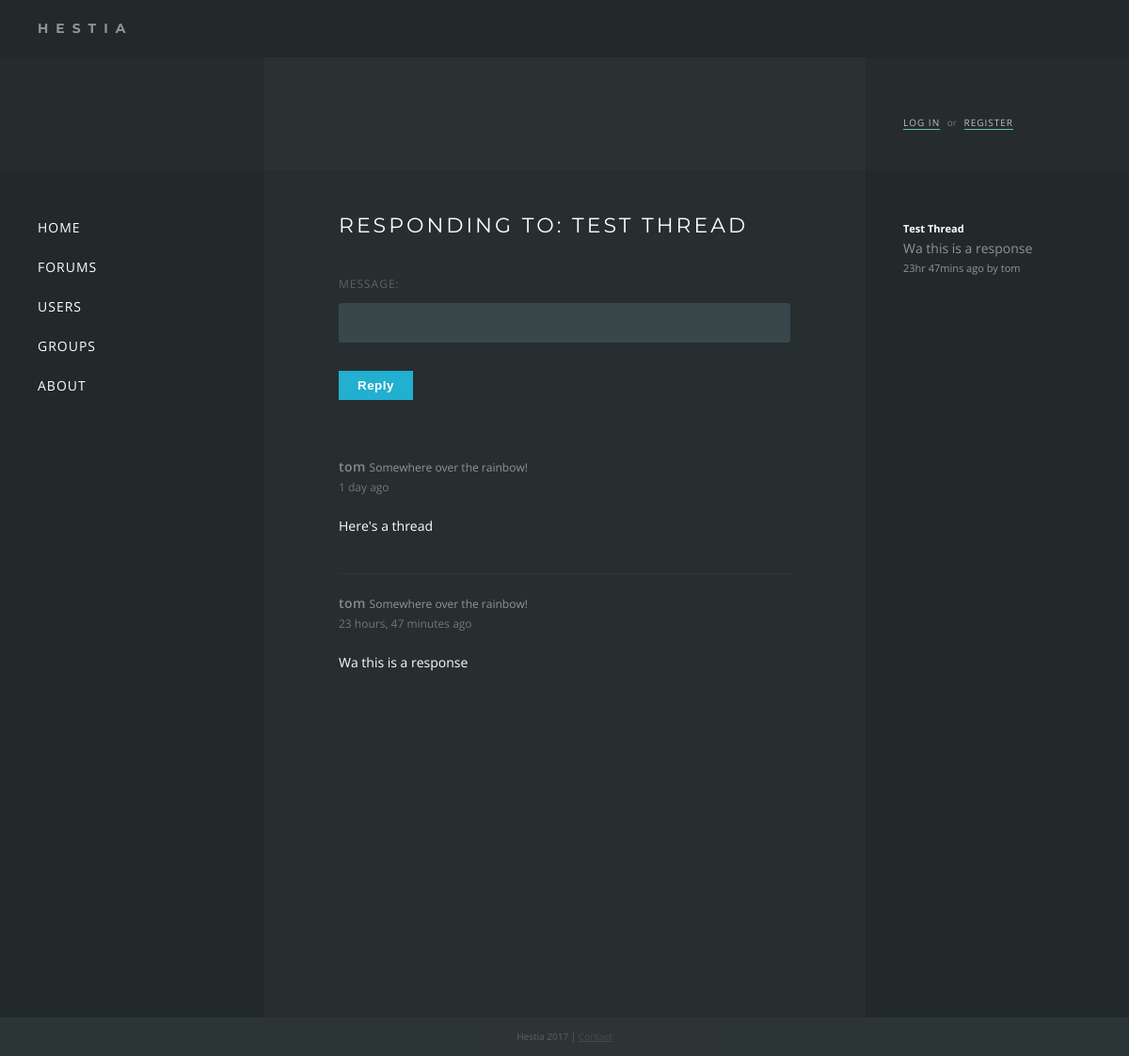
The page /forums/14/respond/ on the database as committed earlier.
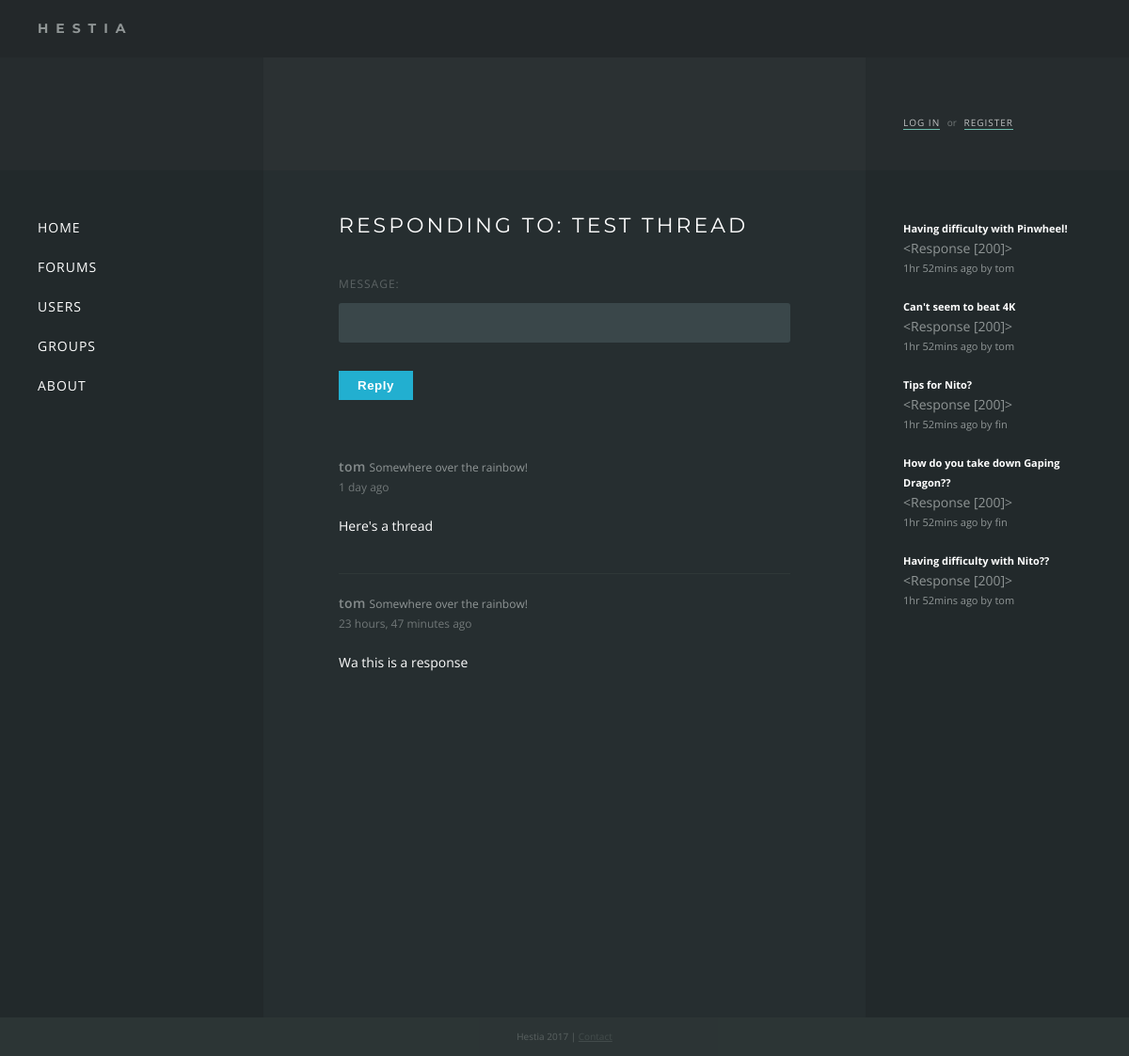
The same page on the database as committed later.
### forums/models.py (models this page shows, shortened)
class Thread(models.Model):
    title = models.CharField(max_length=200)
    message = models.CharField(max_length=200)
    posted = models.DateTimeField('date posted')
    poster = models.ForeignKey(settings.AUTH_USER_MODEL, null=True)
    def was_posted_recently(self):
    	now = timezone.now()
    	return now - datetime.timedelta(days=1) <= self.posted <= now
    was_posted_recently.posted  = True
    was_posted_recently.boolean = True
    was_posted_recently.short_description = 'Published recently?'

class Response(models.Model):
    thread = models.ForeignKey(Thread, on_delete=models.CASCADE)
    poster = models.ForeignKey(settings.AUTH_USER_MODEL)
    message = models.CharField(max_length=200)
    posted = models.DateTimeField('date posted')

### users/models.py (models this page shows, shortened)
class Profile(models.Model):
    user = models.OneToOneField(User)
    location = models.CharField(max_length=140, blank=True)
    description = models.CharField(max_length=255, blank=True)
    icon = models.ImageField(upload_to='static/icons', default='static/icons/aurora.png')

### forums/views.py (the view)
# urls.py: url(r'^(?P<thread_id>[0-9]+)/respond/$', views.respond, name='respond'),
def respond(request, thread_id):
    thread = get_object_or_404(Thread, pk=thread_id)
    if request.method == "POST":
        form = ResponseForm(request.POST, request.FILES)
        if form.is_valid():
            if request.user.is_authenticated():
                user = request.user
            response = thread.response_set.create(message = request.POST.get('message'), posted = datetime.now(), poster = user)
            response.save()
            return HttpResponseRedirect('/forums/' + thread_id)
        else:
            return render(request, 'forums/respond.html', {'thread':thread, 'form': form})
    else:
        form = ResponseForm()
        return render(request, 'forums/respond.html', {'thread':thread, 'form': form})

### forums/forms.py
class ResponseForm(forms.Form):
    message = forms.CharField(min_length=10)

### forums/templates/forums/respond.html (shortened to what this page needs)
{% extends "base.html" %}
{% block content %}
<div class="thread">
	<h1>{% block title %}Responding to: {{ thread.title }}{% endblock %}</h1>
	<div class="respond">
		<form action="/forums/{{ thread.id }}/respond/" method="post" novalidate>
		{{ form }}
		<button type="submit" class="button button-primary">Reply</button>
		</form>
	</div>
	<div class="first">
		<div class="poster">
			<div class="name">{{ thread.poster }}</div>
			<div class="location">{{ thread.poster.profile.location }}</div>
		</div>
		<div class="time">{{ thread.posted|timesince }} ago</div>
		<div class="post">{{ thread.message }}</div>
	</div>
	<div class="responses">
		{% for response in thread.response_set.all %}
		<div class="response">
			<div class="poster">
				<div class="name">{{ response.poster }}</div>
				<div class="location">{{ response.poster.profile.location }}</div>
			</div>
			<div class="time">{{ response.posted|timesince }} ago</div>
			<div class="post">{{ response.message }}</div>
		</div>
		{% endfor %}
	</div>
</div>
{% endblock %}

### templates/base.html (shortened to what this page needs)
{% load static %}
{% load timesinceshort %}
<!DOCTYPE html>
<html>
<head>
	<link rel="stylesheet" type="text/css" href="{% static 'forums/style.css' %}" />
</head>
<body>
<div class="wrapper">
	<div class="header"><div class="title">Hestia</div></div>
	<div class="hero">
		<div class="box sidebar">
		</div>
		<div class="box content">
		</div>
		<div class="box sidebar auth">
		{% if user.is_authenticated %}
			<div class="name">Hello, <a href="/users/profile/{{ user.username }}">{{ user.username }}</a></div>
			<a href="/users/logout">Log out</a>
		{% else %}
			<a href="/users/login">Log in</a> <span>or</span> <a href="/users/register">Register</a>
		{% endif %}
		</div>
	</div>
	<div class="main">
		<div class="box sidebar">
			<nav>
			<ul>
			<li><a href="/">Home</a></li>
			<li><a href="/forums">Forums</a></li>
			<li><a href="/users">Users</a></li>
			<li><a href="/groups">Groups</a></li>
			<li><a href="/about">About</a></li>
			</ul>
			</nav>
		</div>
		<div class="box content">
			{% block content %}{% endblock %}
		</div>
		<div class="box sidebar">
			<div class="recent-responses">
				{% for recent_response in request.recent_responses %}
				<div class="response">
					<a href="/forums/{{ recent_response.thread.id }}">
						<div class="text-small"><b>{{ recent_response.thread.title }}</b></div>
						{{ recent_response.message|truncatechars:43 }}
						<div class="text-small">{{ recent_response.posted|timesinceshort }} ago by {{ recent_response.poster.username }}</div>
					</a>
				</div>
				{% endfor %}
			</div>
		</div>
	</div>
	<div class="footer">Hestia 2017 | <a href="">Contact</a></div>
</div>
</body>
</html>

### forums/static/forums/style.css (style rules this page uses)
* { margin:0; padding:0; }
html, body { height: 100%; }
body { font-family: 'Open Sans', sans-serif; background: #2F3838; color: #909696; font-size: 14px; line-height: 1.5em; }
a { color: #909696; }
h1 { color: #FFF; font-family: 'Montserrat', sans-serif; font-size: 22px; text-transform: uppercase; letter-spacing: 3px; font-weight: normal; margin-bottom: 40px; }
li { list-style-type: none; line-height: 1.7em; }
.text-small { font-size: 11px; }
.wrapper { display: table; width: 100%; }
.header { font-family: 'Montserrat', sans-serif; display: table-row; height: 1px; background: #23282A; }
.header .title { padding: 20px; padding-left: 40px; text-transform: uppercase; letter-spacing: 8px; font-weight: bold; }
.main { height: 100%; min-height: 900px; display: table; width: 100%; background: #262E30; }
.main .sidebar { width: 200px; background: #22292B; }
.hero { height: 120px; display: table; width: 100%; background: #2B3133; }
.hero .sidebar { width: 200px; background: rgba(34, 41, 43, 0.5); }
.box { display: table-cell; padding: 40px; }
.content { padding: 40px 80px; }
nav li { font-size: 14px; list-style-type: none; line-height: 3em; text-transform: uppercase; letter-spacing: 1px; }
nav li a { text-decoration: none; color: #FFF; padding: 1px 0; }
.auth { vertical-align: bottom; font-size: 10px; }
.auth span { opacity: 0.7; padding: 0 5px; }
.auth > a { text-decoration: none; text-transform: uppercase; color: #FFF; border-bottom: 1px solid #8CFEE6; letter-spacing: 1px; opacity: 0.7; }
input, textarea { width: 100%; display: block; background: rgb(58, 71, 74); border: none; color: #FFF; padding: 10px 15px; font-size: 16px; font-family: inherit; margin: 10px 0; box-sizing: border-box; border-radius: 3px; }
.button-primary { background: #22afd0; padding: 8px 20px; border: 0; color: #FFF; font-weight: bold; letter-spacing: 0.5px; margin-top: 20px; display: inline-block; margin: 20px 0; }
label { opacity: 0.5; text-transform: uppercase; letter-spacing: 1px; font-size: 12px; }
.recent-responses .response { margin-bottom: 20px; word-break: break-word; }
.recent-responses a { text-decoration: none; }
.recent-responses .text-small b { color: #FFF; }
.poster .name { display: inline-block; font-weight: 600; letter-spacing: 0.5px; opacity: 0.9; }
.poster .location { font-size: 12px; display: inline-block; }
.thread .response { margin-top: 40px; border-top: 1px solid #2F3838; padding-top: 20px; }
.thread .time { font-size: 12px; opacity: 0.7; }
.thread .post { padding-top: 20px; color: #FFF; }
h1 + .respond { border-top: 0; margin-top: 0; padding-top: 0; }
.respond { border-top: 1px solid rgb(58, 71, 74); margin-top: 20px; padding-top: 20px; padding-bottom: 40px; }
.footer { display: table; height: 1px; background: #22292B; color: #444; width: 100%; text-align: center; color: #FFF; opacity: 0.2; font-size: 10px; padding: 10px 0; }

Rows that differ between the two databases and show on the page:
no longer on one of the page's lists (row unchanged): Response: thread "Test Thread", message "Wa this is a response", posted "23hr 47mins", poster.username "tom"
added Response: thread "Having difficulty with Pinwheel!", message "<Response [200]>", posted "1hr 52mins", poster.username "tom"
added Response: thread "Can't seem to beat 4K", message "<Response [200]>", posted "1hr 52mins", poster.username "tom"
added Response: thread "Tips for Nito?", message "<Response [200]>", posted "1hr 52mins", poster.username "fin"
added Response: thread "How do you take down Gaping Dragon??", message "<Response [200]>", posted "1hr 52mins", poster.username "fin"
added Response: thread "Having difficulty with Nito??", message "<Response [200]>", posted "1hr 52mins", poster.username "tom"
